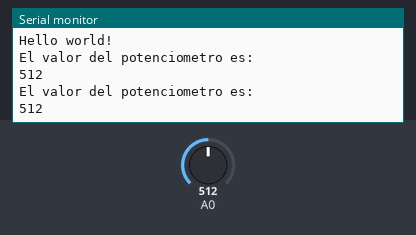
The sketch below on a simulated Arduino Uno, built with avr-gcc and run on an emulated ATmega328P. Parts: the last lines printed to the serial monitor. The inputs (shaded band) are chosen by the test bench; at power-on: A0 = 512.

Above: at 1.8 s.
1.9 s: A0 set to 716
At 2.8 s:
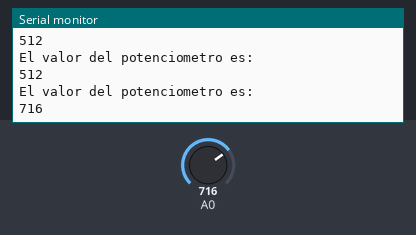
3.4 s: A0 set to 900
At 4.8 s:
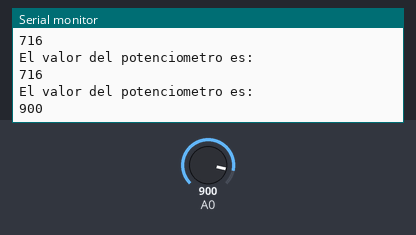
Timing chart, 0 to 6.4 s (numbered marks = the images above; inputs shaded):
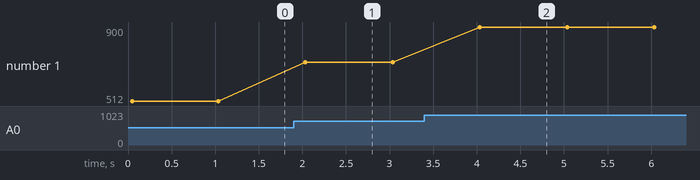

The sketch:

LecturaPotenciometro.ino
```cpp
//Hacemos nuestro setup, solo se hace una vez al inicar el programa
void setup()
{
  //Establecemos la velocidad de comunicacion serial
  Serial.begin(9600);//Imprimimos nuestro "Hello World!" en monitor serial
  Serial.println("Hello world!");
}//El loop se corre siempre
void loop()
{
  int valorPotenciometro = analogRead(A0);
  Serial.println("El valor del potenciometro es:");
  Serial.println(valorPotenciometro);
  delay(1000);
}
```

Measured:
- after the input at 1.9 s, the serial monitor: prints a new line after 0.13 s (image 1)
- after the input at 3.4 s, the serial monitor: prints a new line after 0.64 s (image 2)
- plotted number 1: 512 → 716 after the input at 1.9 s, 716 → 900 after the input at 3.4 s
